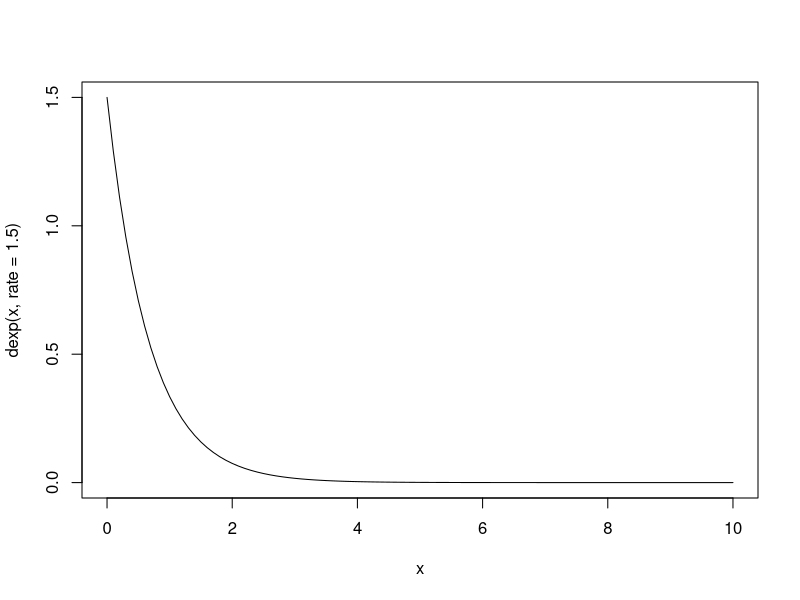
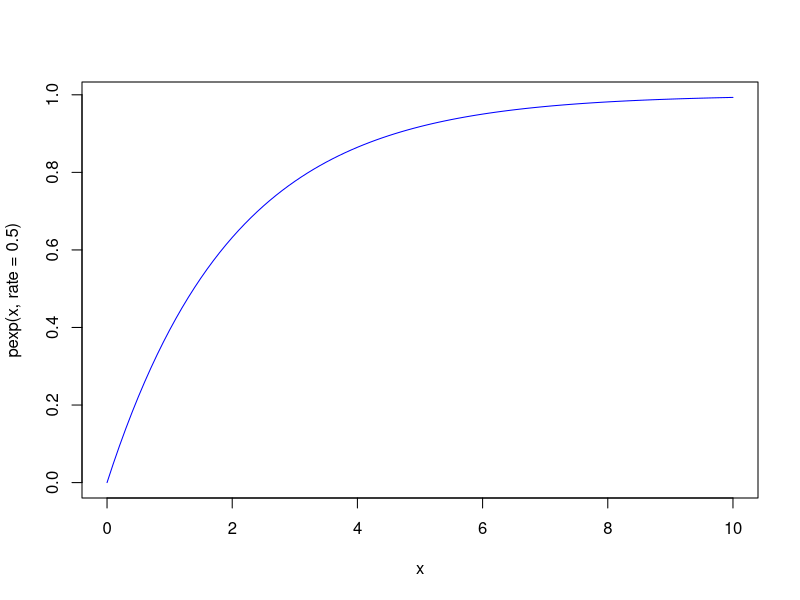
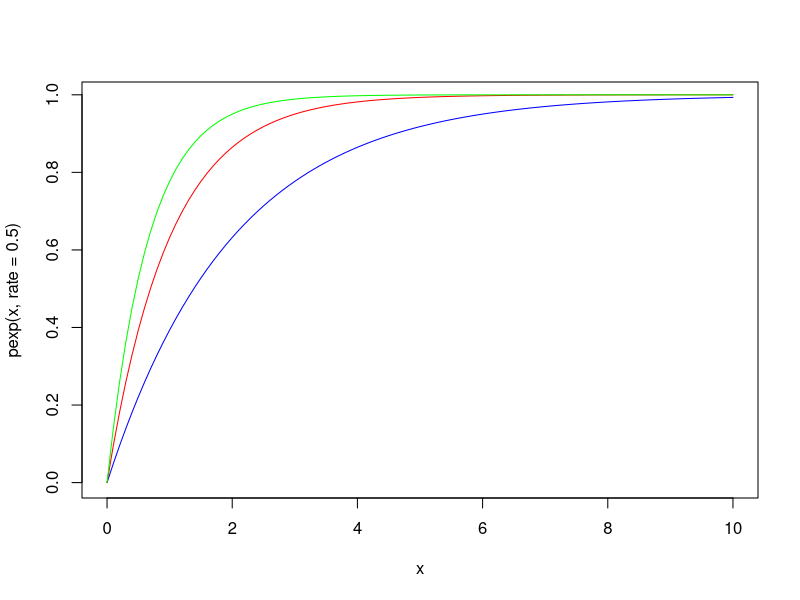

The R script that drew these images, in order:
# plotting a probability density function
curve(dexp(x, rate=1.5), from = 0, to=10)

# plotting a cumulative distribution function
curve(pexp(x, rate=.5), from=0, to=10, col="blue")
  
# plot CDF curves
curve(pexp(x, rate = .5), from = 0, to=10, col="blue")
curve(pexp(x, rate = 1), from=0, to=10, col='red', add=TRUE)
curve(pexp(x, rate = 1.5), from=0, to=10, col="green", add = TRUE)
